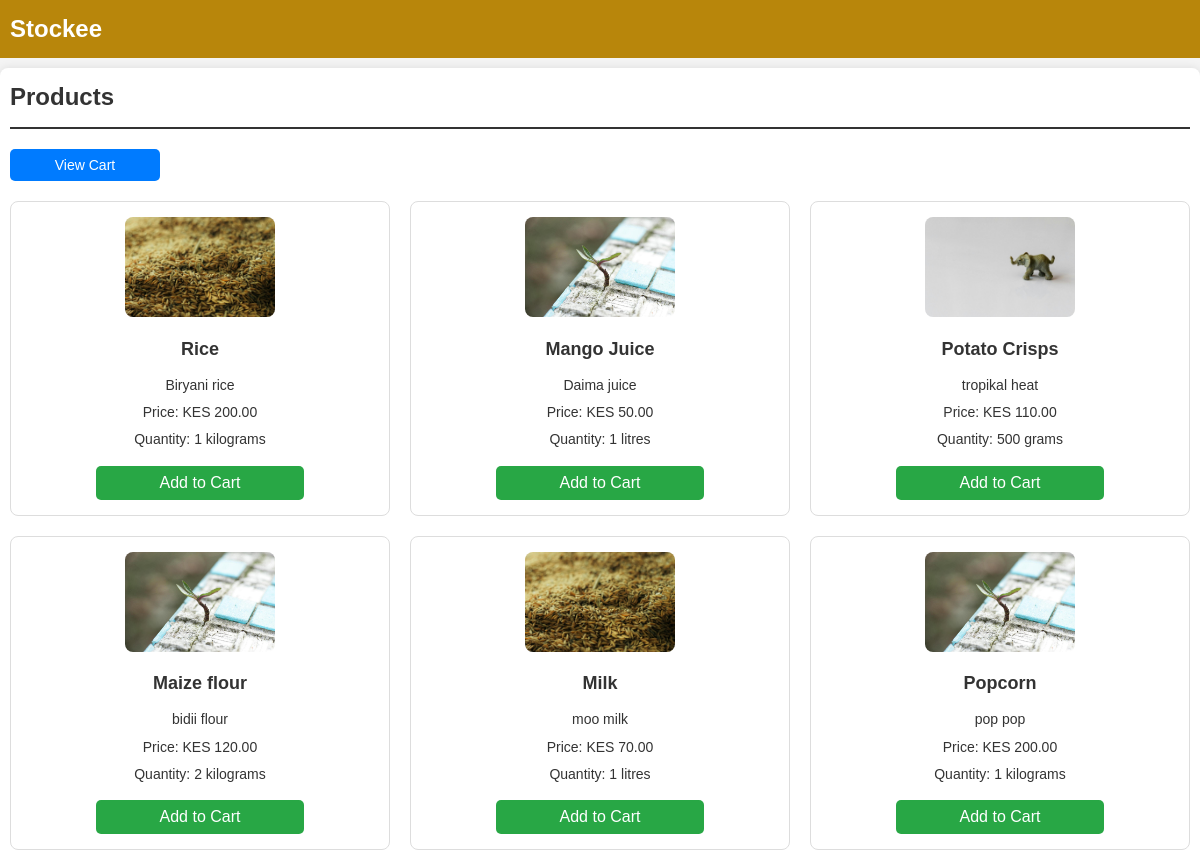
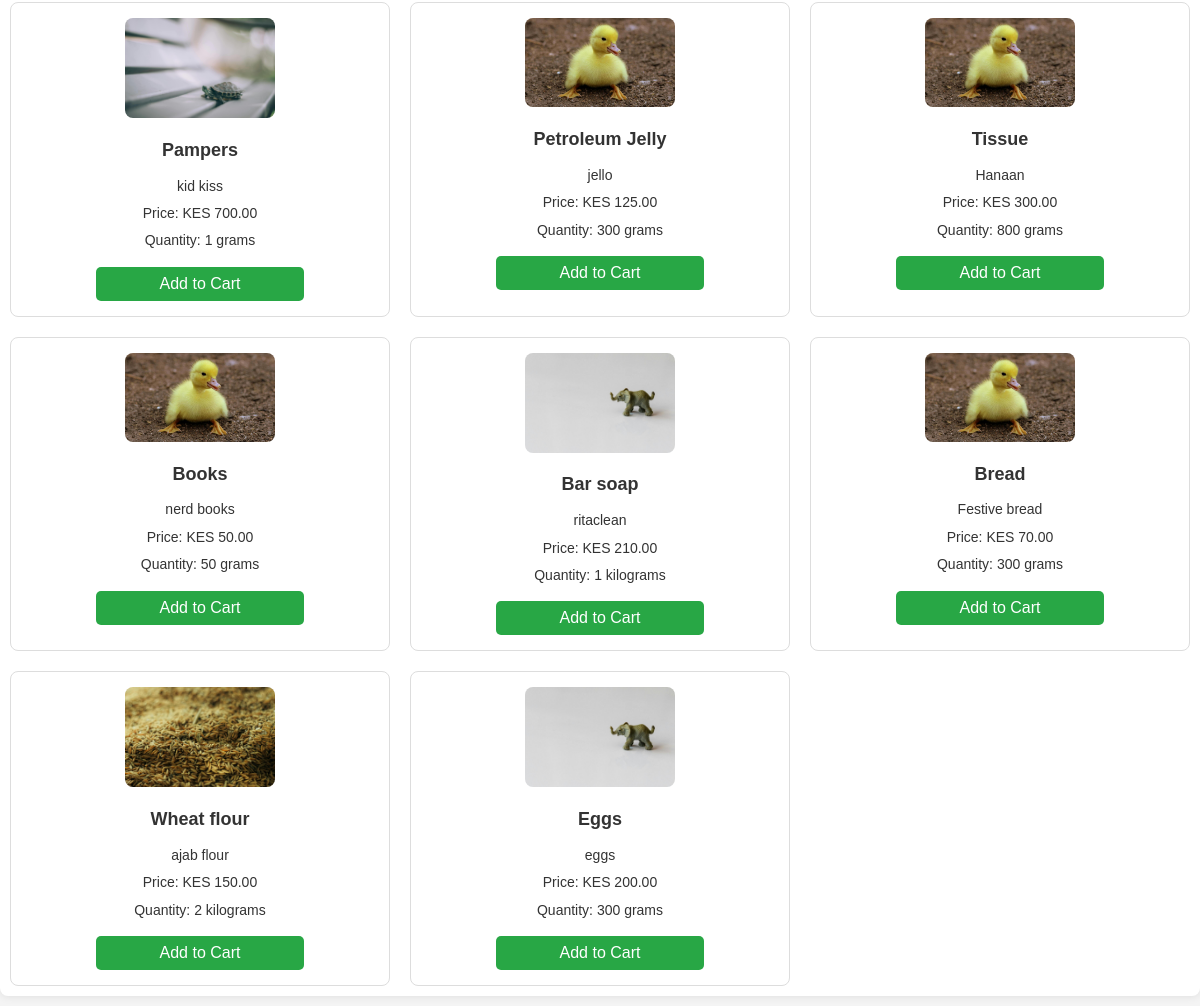
The page / on the database its author committed (2 pictures, top to bottom).
### models.py (models this page shows, shortened)
class InventoryItem(db.Model):
    __tablename__ = 'inventory_item'
    id = db.Column(db.Integer, primary_key=True)
    name = db.Column(db.String(150), nullable=False)
    quantity = db.Column(db.String(50), nullable=False)
    unit = db.Column(db.String(50), nullable=False)
    price = db.Column(db.Float, nullable=False)
    description = db.Column(db.String(255), nullable=True)
    stock = db.Column(db.Integer, default=0)
    image = db.Column(db.String(100), nullable=True)  # New field to store image filename

### app.py (the view)
@app.route('/')
def products():
    items = InventoryItem.query.all()
    return render_template('products.html', items=items)

### app.py (called while the page is built)
@app.before_request
def before_request():
    if 'cart' not in session:
        session['cart'] = {}  # Initialize cart as a dictionary

@app.template_filter('currency')
def currency_format(value, currency="KES"):
    if not isinstance(value, (int, float)):
        return value  # Return the value unchanged if it's not a number
    return f"{currency} {value:,.2f}"

### templates/products.html (shortened to what this page needs)
<!DOCTYPE html>
<html lang="en">
<head>
    <link rel="stylesheet" href="{{ url_for('static', filename='css/style.css') }}">
</head>
<body>
    <header>
    <div class="logo-header">
        Stockee
    </div>
    </header>
    <main>
        <h2>Products</h2>
        <a href="{{ url_for('cart') }}" class="cart-button">View Cart</a>
        <div class="products-grid">
            {% for item in items %}
            <div class="product-card">
                {% if item.image %}
                <img src="{{ url_for('static', filename='images/' + item.image) }}" alt="{{ item.name }}" class="product-image">
                {% else %}
                <img src="{{ url_for('static', filename='images/default.jpg') }}" alt="Default Image" class="product-image">
                {% endif %}
                <h3>{{ item.name }}</h3>
                <p>{{ item.description }}</p>
                <p>Price: {{ item.price|currency }}</p>
                <p>Quantity: {{ item.quantity }} {{ item.unit }}</p>
                <form action="{{ url_for('add_to_cart', item_id=item.id) }}" method="POST">
                    <button type="submit">Add to Cart</button>
                </form>
            </div>
            {% endfor %}
        </div>
    </main>
</body>
</html>

### static/css/style.css (style rules this page uses)
* { margin: 0; padding: 0; box-sizing: border-box; }
body { font-family: Arial, Helvetica, sans-serif; background-color: beige; color: black; }
header { display: flex; justify-content: space-between; align-items: center; padding: 10px 20px; background-color: darkgoldenrod; color: wheat; }
main { margin-left: 220px; padding: 20px; padding-top: 60px; }
button { width: 100%; padding: 10px; background-color: aquamarine; color: black; border: none; border-radius: 5px; cursor: pointer; font-size: 16px; }
a { color: black; }

### templates/products.html (style rules this page uses)
body, h2, table { margin: 0; padding: 0; }
body { font-family: Arial, sans-serif; line-height: 1.6; background-color: #f4f4f4; color: #333; }
header { background: darkgoldenrod; color: #fff; padding: 10px 0; text-align: center; }
main { width: 100%; max-width: 1580px; margin: 10px auto; padding: 10px; background: #fff; border-radius: 8px; box-shadow: 0 0 10px rgba(0,0,0,0.1); }
h2 { border-bottom: 2px solid #333; padding-bottom: 10px; margin-bottom: 20px; font-size: 24px; }
.logo-header { font-size: 24px; font-weight: bold; padding-left: 10px; }
.cart-button { display: inline-block; margin-bottom: 20px; padding: 5px 10px; background: #007bff; color: #fff; text-decoration: none; border-radius: 5px; font-size: 14px; width: auto; max-width: 150px; text-align: center; box-sizing: border-box; }
.products-grid { display: grid; grid-template-columns: repeat(4, 1fr); gap: 20px; margin: 0 auto; max-width: 1200px; }
.product-card { background: #fff; border: 1px solid #ddd; border-radius: 8px; padding: 15px; text-align: center; transition: box-shadow 0.3s ease; box-sizing: border-box; }
.product-card img { width: 100%; max-width: 150px; height: auto; border-radius: 8px; object-fit: cover; margin: 0 auto; }
.product-card h3 { font-size: 18px; margin: 10px 0; }
.product-card p { margin: 5px 0; font-size: 14px; }
.product-card button { background: #28a745; color: #fff; border: none; padding: 8px 16px; border-radius: 5px; cursor: pointer; margin-top: 10px; width: 60%; }
form { display: inline; }
@media (max-width: 1600px) { .products-grid { grid-template-columns: repeat(3, 1fr); } }
@media (max-width: 1600px) { .cart-button { width: 100%; text-align: center; } }

### rows shown on the page
InventoryItem: image (picture), name "Rice", description "Biryani rice", price "KES 200.00", quantity "1", unit "kilograms"
InventoryItem: image (picture), name "Mango Juice", description "Daima juice", price "KES 50.00", quantity "1", unit "litres"
InventoryItem: image (picture), name "Potato Crisps", description "tropikal heat", price "KES 110.00", quantity "500", unit "grams"
InventoryItem: image (picture), name "Maize flour", description "bidii flour", price "KES 120.00", quantity "2", unit "kilograms"
InventoryItem: image (picture), name "Milk", description "moo milk", price "KES 70.00", quantity "1", unit "litres"
InventoryItem: image (picture), name "Popcorn", description "pop pop", price "KES 200.00", quantity "1", unit "kilograms"
InventoryItem: image (picture), name "Pampers", description "kid kiss", price "KES 700.00", quantity "1", unit "grams"
InventoryItem: image (picture), name "Petroleum Jelly", description "jello", price "KES 125.00", quantity "300", unit "grams"
InventoryItem: image (picture), name "Tissue", description "Hanaan", price "KES 300.00", quantity "800", unit "grams"
InventoryItem: image (picture), name "Books", description "nerd books", price "KES 50.00", quantity "50", unit "grams"
InventoryItem: image (picture), name "Bar soap", description "ritaclean", price "KES 210.00", quantity "1", unit "kilograms"
InventoryItem: image (picture), name "Bread", description "Festive bread", price "KES 70.00", quantity "300", unit "grams"
InventoryItem: image (picture), name "Wheat flour", description "ajab flour", price "KES 150.00", quantity "2", unit "kilograms"
InventoryItem: image (picture), name "Eggs", description "eggs", price "KES 200.00", quantity "300", unit "grams"
